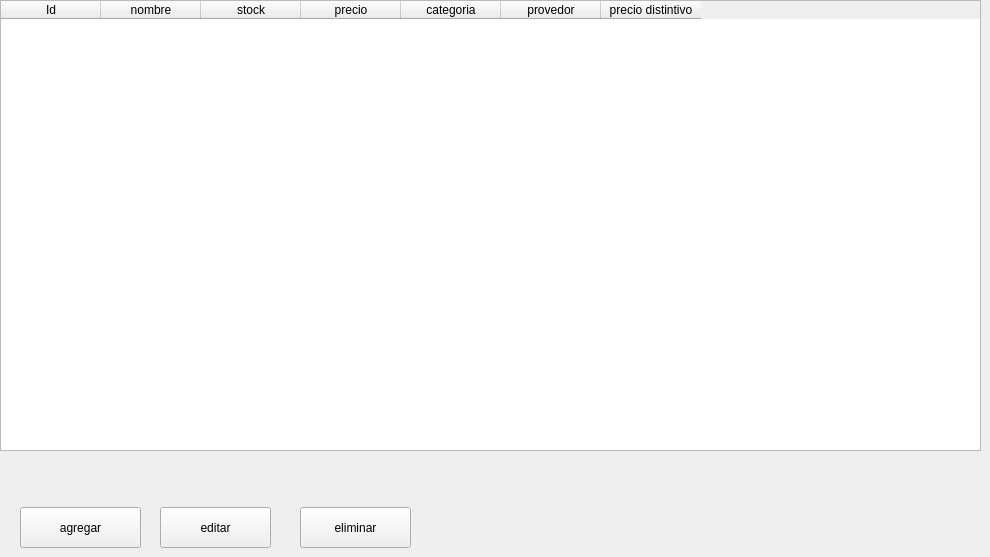
            <widget class="QWidget" name="inventario">
             <widget class="QTableWidget" name="tbl_productos">
              <property name="geometry">
               <rect>
                <x>0</x>
                <y>0</y>
                <width>981</width>
                <height>451</height>
               </rect>
              </property>
              <property name="styleSheet">
               <string notr="true">#tbl_productos{
color:white
}

</string>
              </property>
              <column>
               <property name="text">
                <string>Id</string>
               </property>
              </column>
              <column>
               <property name="text">
                <string>nombre</string>
               </property>
              </column>
              <column>
               <property name="text">
                <string>stock</string>
               </property>
              </column>
              <column>
               <property name="text">
                <string>precio</string>
               </property>
              </column>
              <column>
               <property name="text">
                <string>categoria</string>
               </property>
              </column>
              <column>
               <property name="text">
                <string>provedor</string>
               </property>
              </column>
              <column>
               <property name="text">
                <string>precio distintivo</string>
               </property>
              </column>
             </widget>
             <widget class="QPushButton" name="btn_agregar">
              <property name="geometry">
               <rect>
                <x>20</x>
                <y>507</y>
                <width>121</width>
                <height>41</height>
               </rect>
              </property>
              <property name="cursor">
               <cursorShape>PointingHandCursor</cursorShape>
              </property>
              <property name="text">
               <string>agregar</string>
              </property>
              <property name="icon">
               <iconset>
                <normaloff>img/agregar.png</normaloff>img/agregar.png</iconset>
              </property>
              <property name="iconSize">
               <size>
                <width>40</width>
                <height>40</height>
               </size>
              </property>
             </widget>
             <widget class="QPushButton" name="btn_editar">
              <property name="geometry">
               <rect>
                <x>160</x>
                <y>507</y>
                <width>111</width>
                <height>41</height>
               </rect>
              </property>
              <property name="cursor">
               <cursorShape>PointingHandCursor</cursorShape>
              </property>
              <property name="text">
               <string>editar</string>
              </property>
              <property name="icon">
               <iconset>
                <normaloff>img/actualizar.png</normaloff>img/actualizar.png</iconset>
              </property>
              <property name="iconSize">
               <size>
                <width>40</width>
                <height>40</height>
               </size>
              </property>
             </widget>
             <widget class="QPushButton" name="btn_eliminar">
              <property name="geometry">
               <rect>
                <x>300</x>
                <y>507</y>
                <width>111</width>
                <height>41</height>
               </rect>
              </property>
              <property name="cursor">
               <cursorShape>PointingHandCursor</cursorShape>
              </property>
              <property name="text">
               <string>eliminar</string>
              </property>
              <property name="icon">
               <iconset>
                <normaloff>img/basura.png</normaloff>img/basura.png</iconset>
              </property>
              <property name="iconSize">
               <size>
                <width>40</width>
                <height>40</height>
               </size>
              </property>
             </widget>
            </widget>
